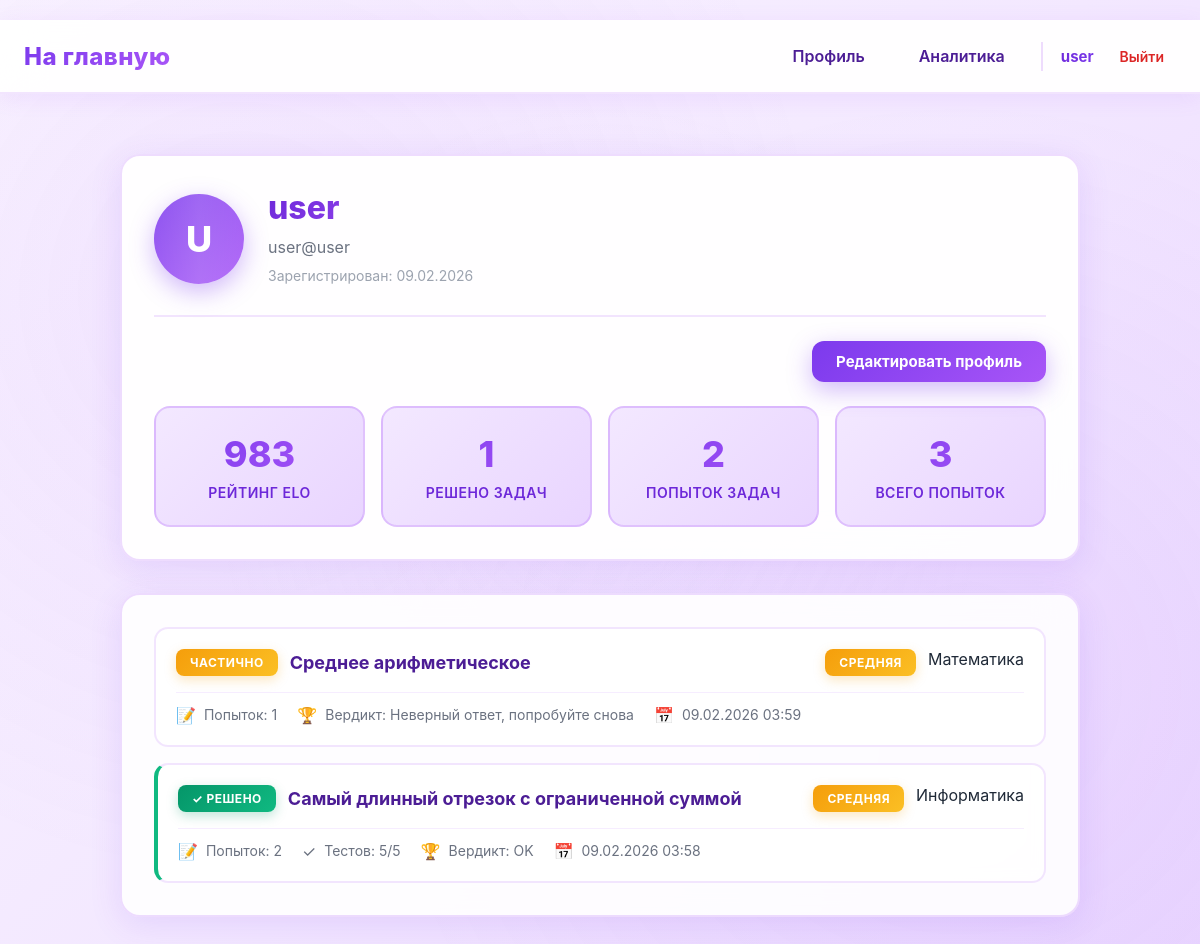
The app's page /profile (signed in), older data.
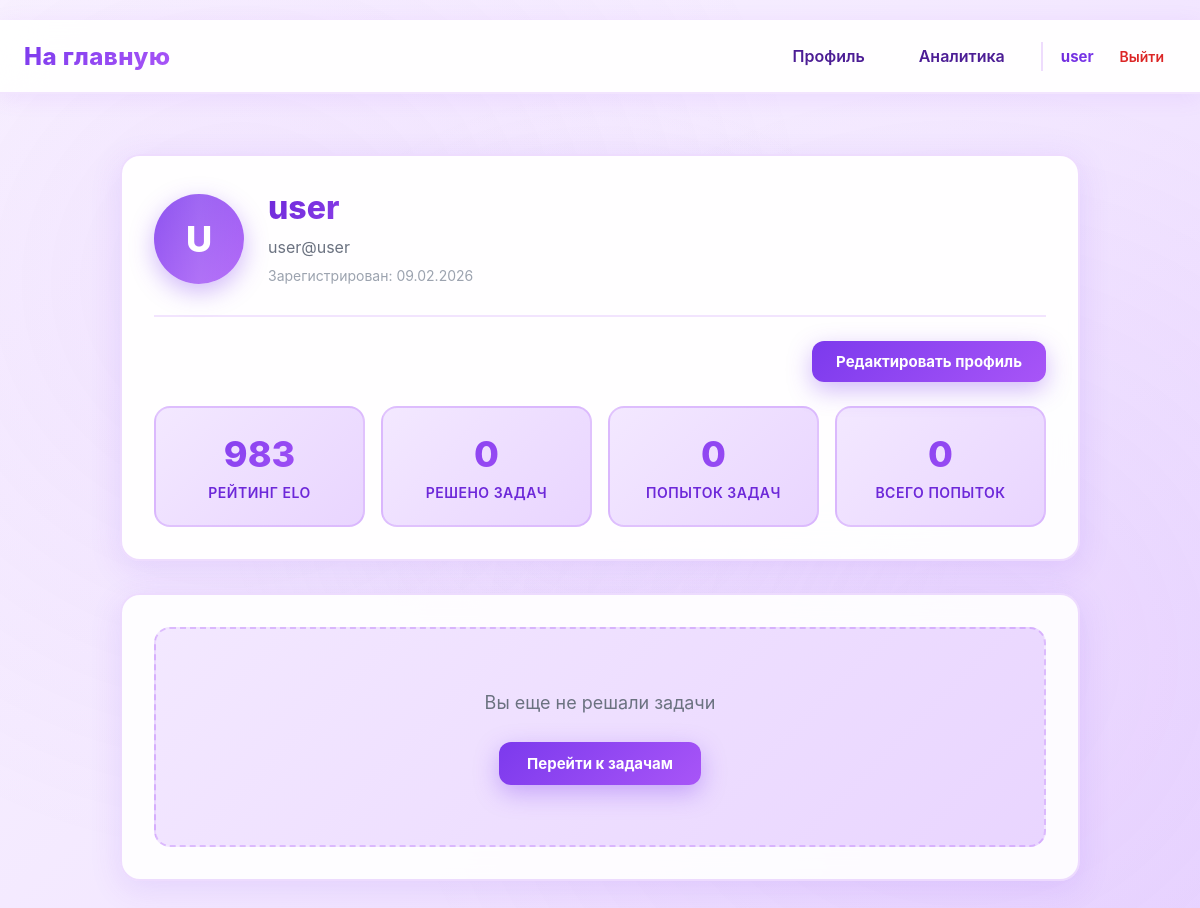
The same page, newer data.
### data/tasks.py (models this page shows)
class Tasks(SqlAlchemyBase):
    __tablename__ = 'tasks'
    id = sqlalchemy.Column(sqlalchemy.Integer,
                           primary_key=True, autoincrement=True)
    subject = sqlalchemy.Column(sqlalchemy.Text, nullable=True)
    title = sqlalchemy.Column(sqlalchemy.Text, nullable=True)
    statement = sqlalchemy.Column(sqlalchemy.Text, nullable=True)
    input_format = sqlalchemy.Column(sqlalchemy.Text, nullable=True)
    output_format = sqlalchemy.Column(sqlalchemy.Text, nullable=True)
    memory_limit = sqlalchemy.Column(sqlalchemy.Integer, nullable=True)
    time_limit = sqlalchemy.Column(sqlalchemy.Integer, nullable=True)
    difficulty = sqlalchemy.Column(sqlalchemy.Text, nullable=True)
    created_at = sqlalchemy.Column(sqlalchemy.DateTime,
                                     default=datetime.datetime.now)
    task_tests = orm.relationship("TaskTest", back_populates='tasks')
    submissions = orm.relationship("Submissions", back_populates="tasks")
    theme = sqlalchemy.Column(sqlalchemy.Text, nullable=True)

### data/submissions.py (models this page shows)
class Submissions(SqlAlchemyBase):
    __tablename__ = 'submissions'
    id = sqlalchemy.Column(sqlalchemy.Integer,
                           primary_key=True, autoincrement=True)
    user_id = sqlalchemy.Column(sqlalchemy.Integer,
                                sqlalchemy.ForeignKey("users.id"))
    task_id = sqlalchemy.Column(sqlalchemy.Integer,
                                sqlalchemy.ForeignKey("tasks.id"))
    total_tests = sqlalchemy.Column(sqlalchemy.Integer, nullable=True)
    verdict = sqlalchemy.Column(sqlalchemy.Text, nullable=True)
    created_at = sqlalchemy.Column(sqlalchemy.DateTime,
                                     default=datetime.datetime.now)
    tasks = orm.relationship('Tasks', back_populates="submissions")
    user = orm.relationship("User", back_populates="submissions")

### main.py (the view)
@app.route('/profile')
@app.route('/profile/<int:user_id>')
@app.route('/admin/profile/<int:user_id>')
@login_required
@user_ban
def profile(user_id=None):
    subject = session.get('subject')
    db_sess = db_session.create_session()
    if user_id is None:
        user = current_user
    else:
        user = db_sess.get(User, user_id)
        if not user:
            abort(404)
    all_submissions = db_sess.query(Submissions).filter(
        Submissions.user_id == user.id
    ).order_by(Submissions.created_at.desc()).all()
    tasks_stats = {}
    for submission in all_submissions:
        task_id = submission.task_id
        task_task = db_sess.get(Tasks, task_id)
        if task_id not in tasks_stats:
            tasks_stats[task_id] = {
                'task': submission.tasks,
                'best_submission': submission,
                'attempts': 1,
                'solved': submission.verdict == "OK",
                'subject': task_task.subject
            }
        else:
            tasks_stats[task_id]['attempts'] += 1
            if task_task.subject == 'информатика':
                if submission.total_tests > tasks_stats[task_id]['best_submission'].total_tests:
                    tasks_stats[task_id]['best_submission'] = submission
            if submission.verdict == "OK":
                tasks_stats[task_id]['solved'] = True
    tasks_stats = tasks_stats.values()
    total_tasks_attempted = len(tasks_stats)
    solved_tasks = sum(1 for t in tasks_stats if t['solved'])
    total_submissions = len(all_submissions)
    return render_template(
        'profile.html',
        user=user,
        tasks_stats=tasks_stats,
        total_tasks_attempted=total_tasks_attempted,
        solved_tasks=solved_tasks,
        total_submissions=total_submissions,
        is_own_profile=(user.id == current_user.id),
        subject=subject
    )

### data/db_session.py (called while the page is built)
def create_session() -> Session:
    global __factory
    return __factory()

### main.py (called while the page is built)
@login_manager.user_loader
def load_user(user_id):
    db_sess = db_session.create_session()
    return db_sess.get(User, user_id)

def user_ban(func):
    @wraps(func)
    def wrapper(*args, **kwargs):
        if current_user.ban:
            abort(403)
        return func(*args, **kwargs)
    return wrapper

### templates/profile.html (shortened to what the changed rows need)
{% extends "base.html" %}
{% block styles %}
<link rel="stylesheet" href="{{ url_for('static', filename='profile.css') }}">
{% endblock %}
{% block content %}
<div class="profile-container">
    <div class="profile-header">
        <div class="user-info">
            <div class="user-details">
                <h1>{{ user.name }}</h1>
            </div>
        </div>
        <div class="stats-cards">
            <div class="stat-card">
                <div class="stat-value">{{ solved_tasks }}</div>
                <div class="stat-label">Решено задач</div>
            </div>
            <div class="stat-card">
                <div class="stat-value">{{ total_tasks_attempted }}</div>
                <div class="stat-label">Попыток задач</div>
            </div>
            <div class="stat-card">
                <div class="stat-value">{{ total_submissions }}</div>
                <div class="stat-label">Всего попыток</div>
            </div>
        </div>
    </div>
    <div class="profile-content">
        {% if tasks_stats %}
        <div class="tasks-list">
            {% for task_stat in tasks_stats %}
            <div class="task-item {% if task_stat.solved %}solved{% endif %}">
                <div class="task-header">
                    <div class="task-title-section">
                        <span class="status-badge {% if task_stat.solved %}badge-success{% else %}badge-partial{% endif %}">
                            {% if task_stat.solved %}
                                ✓ Решено
                            {% else %}
                                Частично
                            {% endif %}
                        </span>
                        <h3>
                            <a href="/{{ subject }}/task/{{ task_stat.task.id }}">{{ task_stat.task.title }}</a>
                        </h3>
                    </div>
                    <div class="task-meta">
                        <span class="difficulty difficulty-{{ task_stat.task.difficulty|lower }}">
                            {{ task_stat.task.difficulty }}
                        </span>
                        <span class="task-subject">{{ task_stat.subject|capitalize }}</span>
                    </div>
                </div>
                <div class="task-stats">
                    <div class="stat-item">
                        <span class="stat-icon">📝</span>
                        <span>Попыток: {{ task_stat.attempts }}</span>
                    </div>
                    {% if task_stat.best_submission.total_tests != None %}
                    <div class="stat-item">
                        <span class="stat-icon">✓</span>
                        <span>Тестов: {{ task_stat.best_submission.total_tests }}/5</span>
                    </div>
                    {% endif %}
                    <div class="stat-item">
                        <span class="stat-icon">🏆</span>
                        <span>Вердикт: {{ task_stat.best_submission.verdict }}</span>
                    </div>
                    <div class="stat-item">
                        <span class="stat-icon">📅</span>
                        <span>{{ task_stat.best_submission.created_at.strftime('%d.%m.%Y %H:%M') }}</span>
                    </div>
                </div>
            </div>
            {% endfor %}
        </div>
        {% else %}
        <div class="no-tasks">
            <p>{% if is_own_profile %}Вы еще не решали задачи{% else %}Пользователь еще не решал задачи{% endif %}</p>
            {% if is_own_profile %}
            <a href="/{{ subject }}" class="btn btn-primary">Перейти к задачам</a>
            {% endif %}
        </div>
        {% endif %}
    </div>
</div>
{% endblock %}

Row changes from the older to the newer data that the page shows:
removed Tasks: shows "ЧАСТИЧНО", task "Среднее арифметическое", task.difficulty "СРЕДНЯЯ", subject "Математика", attempts "1", best_submission.verdict "Неверный ответ, попробуйте снова", best_submission.created_at "09.02.2026 03:59"
no longer on this page (row unchanged): Tasks: shows "✓ РЕШЕНО", task "Самый длинный отрезок с ограниченной суммой", task.difficulty "СРЕДНЯЯ", subject "Информатика", attempts "2", best_submission.total_tests "5", best_submission.verdict "OK", best_submission.created_at "09.02.2026 03:58"
Text that changed along with them:
{{ solved_tasks }}: "1" → "0"
{{ total_tasks_attempted }}: "2" → "0"
{{ total_submissions }}: "3" → "0"
text now shown: "Вы еще не решали задачи Перейти к задачам"
